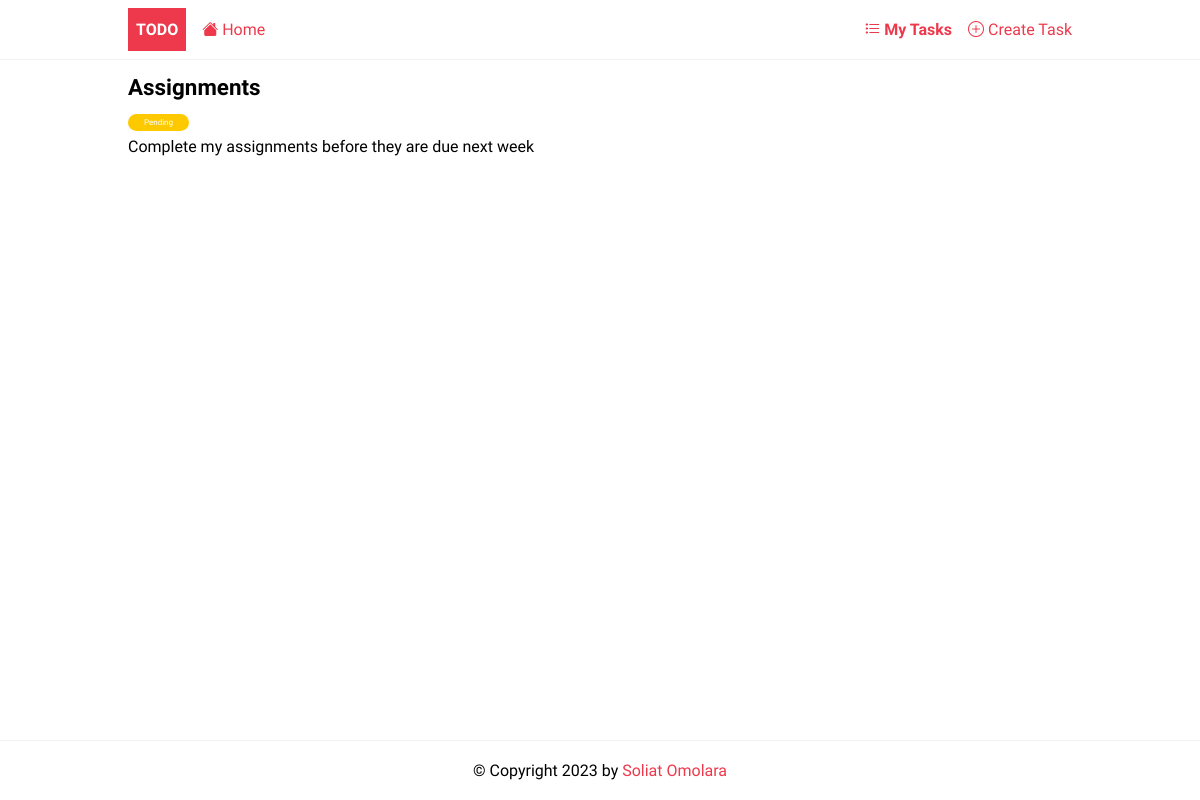
/details/4/, run on the app's committed database.
### todoapp/models.py (models this page shows, shortened)
class Todo(models.Model):
    user = models.ForeignKey(User, on_delete=models.CASCADE, null=True, blank=True)
    title = models.CharField(max_length=250)
    description = models.TextField(null=True, blank=True)
    completed = models.BooleanField(default=False)
    created = models.DateTimeField(auto_now_add=True)

### todoapp/views.py (the view)
# urls.py: path('details/<int:pk>/', TodoDetail.as_view(), name='details'),
class TodoDetail(DetailView):
    model = Todo
    context_object_name = 'task'

### todoapp/templates/todoapp/todo_detail.html
{%extends 'todoapp/base.html'%}
{%block content%}
 <article class="task">
	<header>
		<h2>{{ task.title }}</h2>
		<span class="badge {% if task.completed %}badge-completed{% else %}badge-pending{%endif%}">
			{% if task.completed %} Completed {%else%} Pending {%endif%}
		</span>
	</header>
	<p>{{task.description}}</p>
</article>
{%endblock content%}

### static/css/style.css (style rules this page uses)
:root { --color-primary: #ee394c; --color-secondary: #86b7fe; --color-light: #f2f2f2; --color-gray: #ced4da; --color-dark: #212121; --color-white: #ffffff; --color-error: #e2442f; --color-warning: #ffc900; --color-info: #02a2b9; --color-success: #1ba345; --color-input: #00d1b2; --border-radius: 5px; }
* { margin: 0; padding: 0; box-sizing: border-box; text-rendering: optimizeLegibility; }
html, body { height: 100%; }
body { font-family: 'Dosis', sans-serif; font-size: 1rem; line-height: 1.7; display: flex; flex-direction: column; }
h2 { font-size: 1.4rem; }
.task { margin-bottom: auto; }
.badge { font-size: 0.5rem; padding: 0.25rem 1rem; color: var(--color-white); border-radius: 2rem; align-self: flex-start; }
.badge-pending { background-color: var(--color-warning); }

### data on the page
Todo: title "Assignments", description "Complete my assignments before they are due next week"
